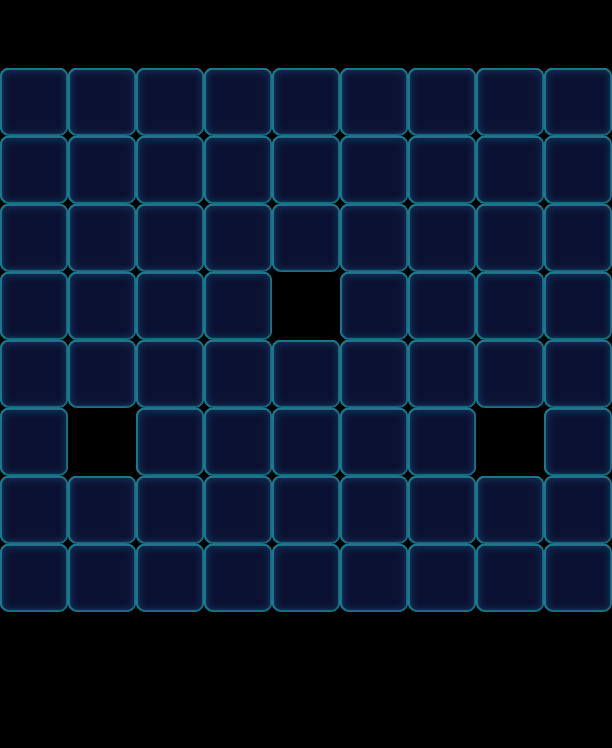

Tiled map render using the project's own tile images. Description and the map definition, with tile-layer contents summarised, below:
An orthogonal 9x11 tile map with 68x68 px tiles, 1 tile layer (Valid), 2 tilesets and 54 objects (13x Monster, 13x Lock, 12x Floor, 9x Factory_Normal, 7x Ice).

<map version="1.0" orientation="orthogonal" width="9" height="11" tilewidth="68" tileheight="68">
 <properties>
  <property name="Connect" value="15,17,1|43,45,1|75,77,1" />
 </properties>
 <tileset firstgid="1" name="game_grid1" tilewidth="68" tileheight="68">
  <image source="game_grid1.png" width="68" height="68" />
 </tileset>
 <tileset firstgid="2" name="map" tilewidth="68" tileheight="68">
  <image source="map.png" width="1024" height="1024" />
 </tileset>
 <layer name="Valid" width="9" height="11">
  <data>[99 cells, 69 non-empty, 1 distinct tile ids]</data>
 </layer>
 <objectgroup name="BottomObj" width="9" height="11">
  <object type="Floor" gid="33" x="544" y="204">
   <properties>
    <property name="Layers" value="2" />
   </properties>
  </object>
  <object type="Floor" gid="33" x="0" y="204">
   <properties>
    <property name="Layers" value="2" />
   </properties>
  </object>
  <object type="Floor" gid="33" x="476" y="272">
   <properties>
    <property name="Layers" value="2" />
   </properties>
  </object>
  <object type="Floor" gid="33" x="68" y="272">
   <properties>
    <property name="Layers" value="2" />
   </properties>
  </object>
  <object type="Floor" gid="33" x="204" y="544">
   <properties>
    <property name="Layers" value="2" />
   </properties>
  </object>
  <object type="Floor" gid="33" x="204" y="408">
   <properties>
    <property name="Layers" value="2" />
   </properties>
  </object>
  <object type="Floor" gid="33" x="136" y="340">
   <properties>
    <property name="Layers" value="2" />
   </properties>
  </object>
  <object type="Floor" gid="33" x="136" y="612">
   <properties>
    <property name="Layers" value="2" />
   </properties>
  </object>
  <object type="Floor" gid="33" x="408" y="340">
   <properties>
    <property name="Layers" value="2" />
   </properties>
  </object>
  <object type="Floor" gid="33" x="340" y="408">
   <properties>
    <property name="Layers" value="2" />
   </properties>
  </object>
  <object type="Floor" gid="33" x="340" y="544">
   <properties>
    <property name="Layers" value="2" />
   </properties>
  </object>
  <object type="Floor" gid="33" x="408" y="612">
   <properties>
    <property name="Layers" value="2" />
   </properties>
  </object>
 </objectgroup>
 <objectgroup name="MiddleObj" width="9" height="11">
  <object type="Monster" gid="2" x="68" y="272">
   <properties>
    <property name="Color" value="Blue" />
   </properties>
  </object>
  <object type="Monster" gid="4" x="0" y="204">
   <properties>
    <property name="Color" value="Orange" />
   </properties>
  </object>
  <object type="Monster" gid="4" x="136" y="612">
   <properties>
    <property name="Color" value="Orange" />
   </properties>
  </object>
  <object type="Monster" gid="4" x="272" y="476">
   <properties>
    <property name="Color" value="Orange" />
   </properties>
  </object>
  <object type="Monster" gid="2" x="544" y="204">
   <properties>
    <property name="Color" value="Blue" />
   </properties>
  </object>
  <object type="Monster" gid="2" x="340" y="408">
   <properties>
    <property name="Color" value="Blue" />
   </properties>
  </object>
  <object type="Monster" gid="3" x="340" y="544">
   <properties>
    <property name="Color" value="Green" />
   </properties>
  </object>
  <object type="Monster" gid="3" x="408" y="612">
   <properties>
    <property name="Color" value="Green" />
   </properties>
  </object>
  <object type="Monster" gid="17" x="408" y="340">
   <properties>
    <property name="Color" value="Purple" />
   </properties>
  </object>
  <object type="Monster" gid="17" x="204" y="544">
   <properties>
    <property name="Color" value="Purple" />
   </properties>
  </object>
  <object type="Monster" gid="19" x="204" y="408">
   <properties>
    <property name="Color" value="Yellow" />
   </properties>
  </object>
  <object type="Monster" gid="19" x="476" y="272">
   <properties>
    <property name="Color" value="Yellow" />
   </properties>
  </object>
  <object type="Monster" gid="3" x="136" y="340">
   <properties>
    <property name="Color" value="Green" />
   </properties>
  </object>
 </objectgroup>
 <objectgroup color="#000000" name="TopObj" width="9" height="11">
  <object name="Ice" type="Ice" x="136" y="476" width="68" height="68">
   <properties>
    <property name="Layers" value="3" />
   </properties>
  </object>
  <object name="Ice" type="Ice" x="68" y="544" width="68" height="68">
   <properties>
    <property name="Layers" value="3" />
   </properties>
  </object>
  <object name="Ice" type="Ice" x="272" y="340" width="68" height="68">
   <properties>
    <property name="Layers" value="3" />
   </properties>
  </object>
  <object name="Ice" type="Ice" x="340" y="408" width="68" height="68">
   <properties>
    <property name="Layers" value="3" />
   </properties>
  </object>
  <object type="Lock" gid="49" x="272" y="476" />
  <object type="Lock" gid="49" x="136" y="340" />
  <object type="Lock" gid="49" x="0" y="204" />
  <object type="Lock" gid="49" x="204" y="544" />
  <object type="Lock" gid="49" x="68" y="272" />
  <object type="Lock" gid="49" x="136" y="612" />
  <object type="Lock" gid="49" x="204" y="408" />
  <object type="Lock" gid="49" x="544" y="204" />
  <object type="Lock" gid="49" x="476" y="272" />
  <object type="Lock" gid="49" x="408" y="340" />
  <object type="Lock" gid="49" x="340" y="544" />
  <object type="Lock" gid="49" x="408" y="612" />
  <object type="Lock" gid="49" x="340" y="408" />
  <object name="10" type="Factory_Normal" x="0" y="0" width="68" height="68">
   <properties>
    <property name="FactoryColorsConfig" value="Blue,Green,Yellow,Purple,Orange" />
   </properties>
  </object>
  <object name="10" type="Factory_Normal" x="68" y="0" width="68" height="68">
   <properties>
    <property name="FactoryColorsConfig" value="Blue,Green,Yellow,Purple,Orange" />
   </properties>
  </object>
  <object name="10" type="Factory_Normal" x="136" y="0" width="68" height="68">
   <properties>
    <property name="FactoryColorsConfig" value="Blue,Green,Yellow,Purple,Orange" />
   </properties>
  </object>
  <object name="10" type="Factory_Normal" x="204" y="0" width="68" height="68">
   <properties>
    <property name="FactoryColorsConfig" value="Blue,Green,Yellow,Purple,Orange" />
   </properties>
  </object>
  <object name="10" type="Factory_Normal" x="340" y="0" width="68" height="68">
   <properties>
    <property name="FactoryColorsConfig" value="Blue,Green,Yellow,Purple,Orange" />
   </properties>
  </object>
  <object name="10" type="Factory_Normal" x="408" y="0" width="68" height="68">
   <properties>
    <property name="FactoryColorsConfig" value="Blue,Green,Yellow,Purple,Orange" />
   </properties>
  </object>
  <object name="10" type="Factory_Normal" x="476" y="0" width="68" height="68">
   <properties>
    <property name="FactoryColorsConfig" value="Blue,Green,Yellow,Purple,Orange" />
   </properties>
  </object>
  <object name="10" type="Factory_Normal" x="544" y="0" width="68" height="68">
   <properties>
    <property name="FactoryColorsConfig" value="Blue,Green,Yellow,Purple,Orange" />
   </properties>
  </object>
  <object name="10" type="Factory_Normal" x="272" y="0" width="68" height="68">
   <properties>
    <property name="FactoryColorsConfig" value="Blue,Green,Yellow,Purple,Orange" />
   </properties>
  </object>
  <object name="Ice" type="Ice" x="204" y="408" width="68" height="68">
   <properties>
    <property name="Layers" value="3" />
   </properties>
  </object>
  <object name="Ice" type="Ice" x="408" y="476" width="68" height="68">
   <properties>
    <property name="Layers" value="3" />
   </properties>
  </object>
  <object name="Ice" type="Ice" x="476" y="544" width="68" height="68">
   <properties>
    <property name="Layers" value="3" />
   </properties>
  </object>
 </objectgroup>
</map>
